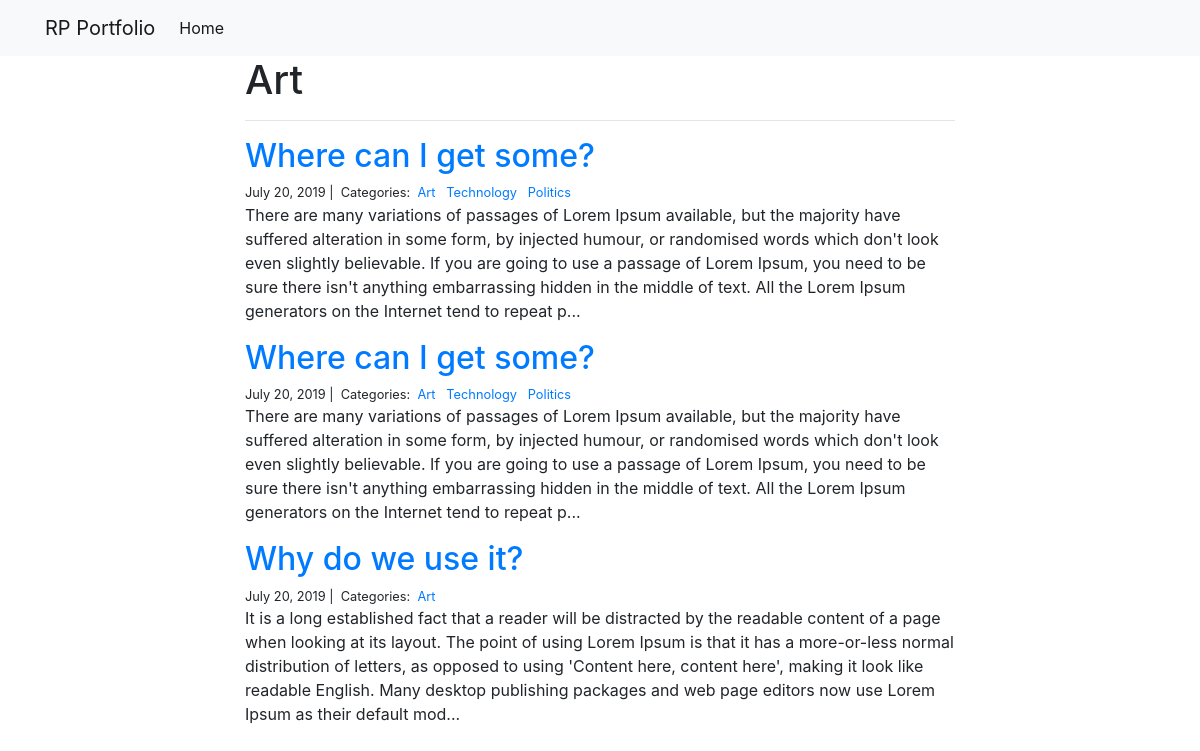
/blog/Art/, run on the app's committed database.
### blog/models.py (models this page shows)
class Category(models.Model):
    name = models.CharField(max_length=20)

class Post(models.Model):
    title = models.CharField(max_length=255)
    body = models.TextField()
    created_on = models.DateTimeField(auto_now_add=True)
    last_modified = models.DateTimeField(auto_now=True)
    categories = models.ManyToManyField('Category', related_name='posts')

### blog/views.py (the view)
# urls.py: path("<category>/", views.blog_category, name="blog_category"),
def blog_category(request, category):
    posts = Post.objects.filter(
        categories__name__contains=category
    ).order_by(
        '-created_on'
    )
    context = {
        "category": category,
        "posts": posts
    }
    return render(request, "blog_category.html", context)

### blog/templates/blog_category.html
{% extends "base.html" %}
{% block page_content %}
<div class="col-md-8 offset-md-2">
    <h1>{{ category | title }}</h1>
    <hr>
    {% for post in posts %}
        <h2><a href="{% url 'blog_detail' post.pk%}">{{ post.title }}</a></h2>
        <small>
            {{ post.created_on.date }} |&nbsp;
            Categories:&nbsp;
            {% for category in post.categories.all %}
            <a href="{% url 'blog_category' category.name %}">
                {{ category.name }}
            </a>&nbsp;
            {% endfor %}
        </small>
        <p>{{ post.body | slice:":400" }}...</p>
    {% endfor %}
</div>
{% endblock %}

### templates/base.html (shortened to what this page needs)
<link rel="stylesheet" href="https://stackpath.bootstrapcdn.com/bootstrap/4.1.3/css/bootstrap.min.css">
<nav class="navbar navbar-expand-lg navbar-light bg-light">
    <div class="container">
        <a class="navbar-brand" href="{% url 'project_index' %}">RP Portfolio</a>
        <div class="collapse navbar-collapse" id="navbarSupportedContent">
          <ul class="navbar-nav mr-auto">
            <li class="nav-item active">
              <a class="nav-link" href="{% url 'project_index' %}">Home</a>
            </li>
          </ul>
        </div>
    </div>
</nav>
<div class="container">
    {% block page_content %}{% endblock %}
</div>

### data on the page
Category: name "Art"
Post: title "Where can I get some?", created_on "July 20, 2019", body "There are many variations of passages of Lorem Ipsum available, but the majority have suffered alteration in some form, by injected humour, or randomised words which don't look even slightly believable. If you are going to use a passage of Lorem Ipsum, you need to be sure there isn't anything embarrassing hidden in the middle of text. All the Lorem Ipsum generators on the Internet tend to repeat p"
Category: name "Technology"
Category: name "Politics"
Post: title "Where can I get some?", created_on "July 20, 2019", body "There are many variations of passages of Lorem Ipsum available, but the majority have suffered alteration in some form, by injected humour, or randomised words which don't look even slightly believable. If you are going to use a passage of Lorem Ipsum, you need to be sure there isn't anything embarrassing hidden in the middle of text. All the Lorem Ipsum generators on the Internet tend to repeat p"
Post: title "Why do we use it?", created_on "July 20, 2019", body "It is a long established fact that a reader will be distracted by the readable content of a page when looking at its layout. The point of using Lorem Ipsum is that it has a more-or-less normal distribution of letters, as opposed to using 'Content here, content here', making it look like readable English. Many desktop publishing packages and web page editors now use Lorem Ipsum as their default mod"
